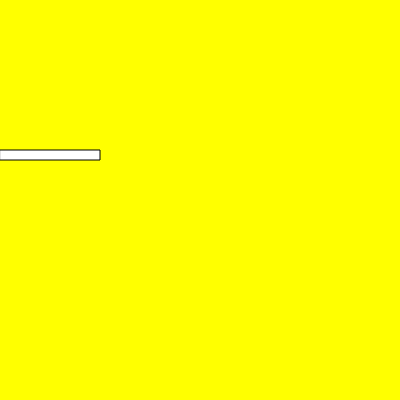
Frame 1 (no input)
Frame 60 (no input): identical to frame 1, image omitted
Frame 120 (the mouse pressed at the canvas centre since frame 60): identical to frame 1, image omitted

The p5.js sketch that drew this single still picture (run headless with seeded random() and noise() and a simulated clock; from frame 60 on, the mouse is pressed at the canvas centre):

// p5.js sketch
// ── sketch.js
function setup(){
	createCanvas(400,400);
}

function draw(){

	background("yellow");
	rect(0,150,100,10);
}
